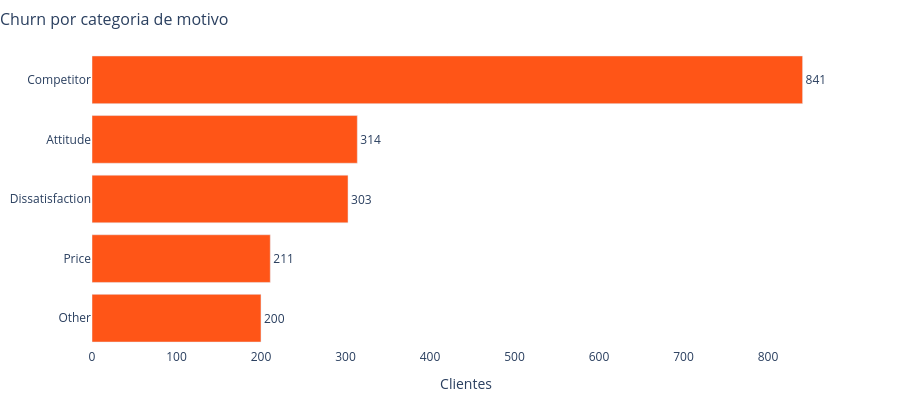

Notebook cell for this chart:
### Code cell
import plotly.graph_objects as go

cat = df_telco['churn_category'].dropna().value_counts().sort_values()

fig = go.Figure(go.Bar(
    x=cat.values,
    y=cat.index,
    orientation='h',
    marker_color=CHURN_COLOR,
    text=cat.values,
    textposition='outside',
))
fig.update_layout(
    title=dict(text='Churn por categoria de motivo', x=0, font=dict(size=16)),
    xaxis_title='Clientes',
    yaxis_title=None,
    plot_bgcolor='white',
    margin=dict(l=10, r=60, t=50, b=10),
    height=400,
)
fig.show()

### Figure 1 — Plotly figure (JSON) as saved in the notebook; plotly's stock layout.template omitted (floating-point values rounded to 4 significant figures)
{"data": [{"marker": {"color": "#ff5517"}, "orientation": "h", "text": [200.0, 211.0, 303.0, 314.0, 841.0], "textposition": "outside", "type": "bar", "x": [200, 211, 303, 314, 841], "y": ["Other", "Price", "Dissatisfaction", "Attitude", "Competitor"]}], "layout": {"height": 400, "margin": {"b": 10, "l": 10, "r": 60, "t": 50}, "plot_bgcolor": "white", "title": {"font": {"size": 16}, "text": "Churn por categoria de motivo", "x": 0}, "xaxis": {"title": {"text": "Clientes"}}, "yaxis": {"title": {}}}}
